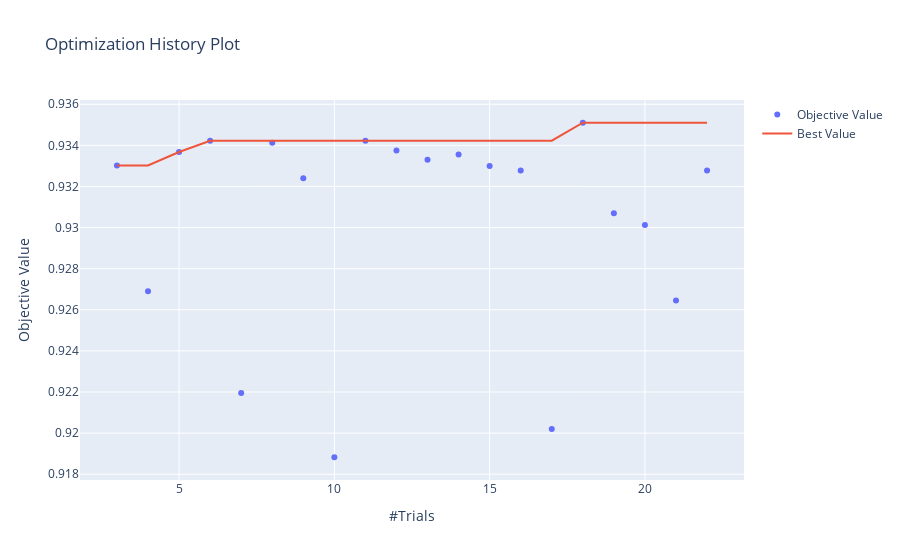

Notebook cell for this chart:
### Code cell
#vis.plot_param_importances(study)
vis.plot_optimization_history(study)

### Figure 1 — Plotly figure (JSON) as saved in the notebook; plotly's stock layout.template omitted (floating-point values rounded to 4 significant figures)
{"data": [{"mode": "markers", "name": "Objective Value", "type": "scatter", "x": [3, 4, 5, 6, 7, 8, 9, 10, 11, 12, 13, 14, 15, 16, 17, 18, 19, 20, 21, 22], "y": [0.933, 0.9269, 0.9337, 0.9342, 0.9219, 0.9341, 0.9324, 0.9188, 0.9342, 0.9337, 0.9333, 0.9336, 0.933, 0.9328, 0.9202, 0.9351, 0.9307, 0.9301, 0.9265, 0.9328]}, {"name": "Best Value", "type": "scatter", "x": [3, 4, 5, 6, 7, 8, 9, 10, 11, 12, 13, 14, 15, 16, 17, 18, 19, 20, 21, 22], "y": [0.933, 0.933, 0.9337, 0.9342, 0.9342, 0.9342, 0.9342, 0.9342, 0.9342, 0.9342, 0.9342, 0.9342, 0.9342, 0.9342, 0.9342, 0.9351, 0.9351, 0.9351, 0.9351, 0.9351]}], "layout": {"title": {"text": "Optimization History Plot"}, "xaxis": {"title": {"text": "#Trials"}}, "yaxis": {"title": {"text": "Objective Value"}}}}
